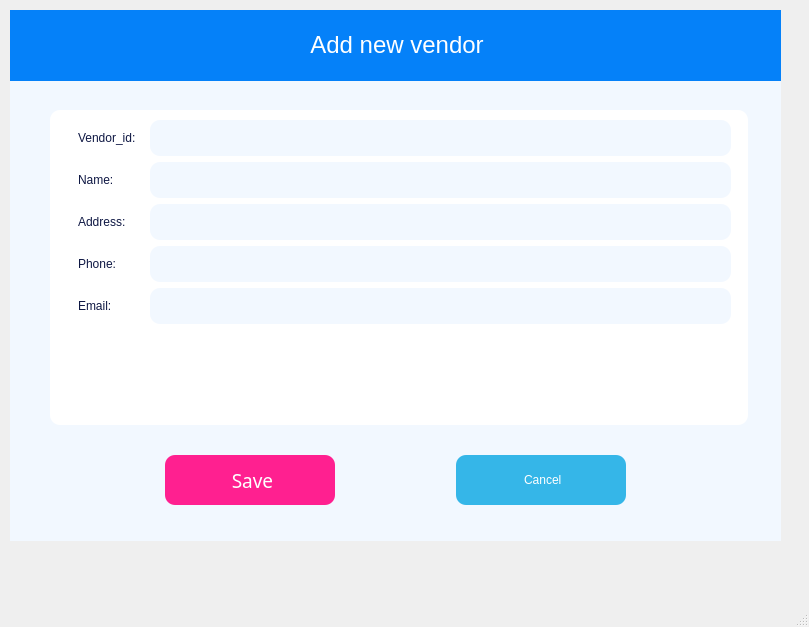
<?xml version="1.0" encoding="UTF-8"?>
<ui version="4.0">
 <class>MainWindowAddAdmin</class>
 <widget class="QMainWindow" name="MainWindowAddAdmin">
  <property name="geometry">
   <rect>
    <x>0</x>
    <y>0</y>
    <width>809</width>
    <height>627</height>
   </rect>
  </property>
  <property name="windowTitle">
   <string>Add new admin</string>
  </property>
  <widget class="QWidget" name="centralwidget">
   <widget class="QGroupBox" name="groupBox">
    <property name="geometry">
     <rect>
      <x>50</x>
      <y>110</y>
      <width>698</width>
      <height>315</height>
     </rect>
    </property>
    <property name="maximumSize">
     <size>
      <width>100000</width>
      <height>700</height>
     </size>
    </property>
    <property name="styleSheet">
     <string notr="true">padding: 5px;
border-radius: 10px;
background-color: rgb(255, 255, 255);
color: rgb(77, 77, 77);
font: 25 12pt &quot;Montserrat Light&quot;;</string>
    </property>
    <property name="title">
     <string/>
    </property>
    <widget class="QWidget" name="formLayoutWidget">
     <property name="geometry">
      <rect>
       <x>20</x>
       <y>10</y>
       <width>661</width>
       <height>295</height>
      </rect>
     </property>
     <layout class="QFormLayout" name="formLayout">
      <item row="0" column="0">
       <widget class="QLabel" name="label_2">
        <property name="styleSheet">
         <string notr="true">color: rgb(14, 23, 67);
font: 57 12pt &quot;Montserrat Medium&quot;;</string>
        </property>
        <property name="text">
         <string>Vendor_id:</string>
        </property>
       </widget>
      </item>
      <item row="1" column="0">
       <widget class="QLabel" name="label_3">
        <property name="styleSheet">
         <string notr="true">color: rgb(14, 23, 67);
font: 57 12pt &quot;Montserrat Medium&quot;;</string>
        </property>
        <property name="text">
         <string>Name:</string>
        </property>
       </widget>
      </item>
      <item row="2" column="0">
       <widget class="QLabel" name="label_4">
        <property name="styleSheet">
         <string notr="true">color: rgb(14, 23, 67);
font: 57 12pt &quot;Montserrat Medium&quot;;</string>
        </property>
        <property name="text">
         <string>Address:</string>
        </property>
       </widget>
      </item>
      <item row="3" column="0">
       <widget class="QLabel" name="label_5">
        <property name="styleSheet">
         <string notr="true">color: rgb(14, 23, 67);
font: 57 12pt &quot;Montserrat Medium&quot;;</string>
        </property>
        <property name="text">
         <string>Phone:</string>
        </property>
       </widget>
      </item>
      <item row="4" column="0">
       <widget class="QLabel" name="label_6">
        <property name="styleSheet">
         <string notr="true">color: rgb(14, 23, 67);
font: 57 12pt &quot;Montserrat Medium&quot;;</string>
        </property>
        <property name="text">
         <string>Email:</string>
        </property>
       </widget>
      </item>
      <item row="0" column="1">
       <widget class="QLineEdit" name="lineEditVendorID">
        <property name="styleSheet">
         <string notr="true">background-color: rgb(242, 248, 255);
color: rgb(14, 23, 67);
font: 57 12pt &quot;Montserrat Medium&quot;;
padding: 10px;</string>
        </property>
        <property name="frame">
         <bool>false</bool>
        </property>
       </widget>
      </item>
      <item row="1" column="1">
       <widget class="QLineEdit" name="lineEditName">
        <property name="styleSheet">
         <string notr="true">background-color: rgb(242, 248, 255);
color: rgb(14, 23, 67);
font: 57 12pt &quot;Montserrat Medium&quot;;
padding: 10px;</string>
        </property>
       </widget>
      </item>
      <item row="2" column="1">
       <widget class="QLineEdit" name="lineEditAddress">
        <property name="styleSheet">
         <string notr="true">background-color: rgb(242, 248, 255);
color: rgb(14, 23, 67);
font: 57 12pt &quot;Montserrat Medium&quot;;
padding: 10px;</string>
        </property>
       </widget>
      </item>
      <item row="3" column="1">
       <widget class="QLineEdit" name="lineEditPhone">
        <property name="styleSheet">
         <string notr="true">background-color: rgb(242, 248, 255);
color: rgb(14, 23, 67);
font: 57 12pt &quot;Montserrat Medium&quot;;
padding: 10px;</string>
        </property>
       </widget>
      </item>
      <item row="4" column="1">
       <widget class="QLineEdit" name="lineEditEmail">
        <property name="styleSheet">
         <string notr="true">background-color: rgb(242, 248, 255);
color: rgb(14, 23, 67);
font: 57 12pt &quot;Montserrat Medium&quot;;
padding: 10px;</string>
        </property>
       </widget>
      </item>
     </layout>
    </widget>
   </widget>
   <widget class="QLabel" name="label_8">
    <property name="geometry">
     <rect>
      <x>10</x>
      <y>10</y>
      <width>771</width>
      <height>531</height>
     </rect>
    </property>
    <property name="styleSheet">
     <string notr="true">background-color: rgb(242, 248, 255);</string>
    </property>
    <property name="text">
     <string/>
    </property>
   </widget>
   <widget class="QLabel" name="label">
    <property name="geometry">
     <rect>
      <x>10</x>
      <y>10</y>
      <width>771</width>
      <height>71</height>
     </rect>
    </property>
    <property name="styleSheet">
     <string notr="true">  background-color: #0581F9;
font: 75 24pt &quot;CocogooseProTrial Bold&quot;;
    padding: 5px;

	color: rgb(255, 255, 255);
</string>
    </property>
    <property name="text">
     <string>&lt;html&gt;&lt;head/&gt;&lt;body&gt;&lt;p align=&quot;center&quot;&gt;&lt;span style=&quot; font-size:18pt;&quot;&gt;Add new vendor&lt;/span&gt;&lt;/p&gt;&lt;/body&gt;&lt;/html&gt;</string>
    </property>
   </widget>
   <widget class="QWidget" name="horizontalLayoutWidget">
    <property name="geometry">
     <rect>
      <x>50</x>
      <y>440</y>
      <width>691</width>
      <height>80</height>
     </rect>
    </property>
    <layout class="QHBoxLayout" name="horizontalLayout">
     <item>
      <widget class="QPushButton" name="pushButtonSave">
       <property name="maximumSize">
        <size>
         <width>170</width>
         <height>50</height>
        </size>
       </property>
       <property name="font">
        <font>
         <family>Montserrat Medium</family>
         <pointsize>14</pointsize>
         <weight>7</weight>
         <italic>false</italic>
         <bold>false</bold>
        </font>
       </property>
       <property name="toolTip">
        <string>&lt;html&gt;&lt;head/&gt;&lt;body&gt;&lt;p&gt;&lt;span style=&quot; font-size:12pt; color:#ff2090;&quot;&gt;New&lt;/span&gt;&lt;/p&gt;&lt;/body&gt;&lt;/html&gt;</string>
       </property>
       <property name="toolTipDuration">
        <number>-1</number>
       </property>
       <property name="styleSheet">
        <string notr="true">QPushButton {
    background-color: #FF2090; /* Màu nền mặc định */

    border-radius: 10px; 
    padding: 5px;
 
	font: 57 14pt &quot;Montserrat Medium&quot;;
	color: rgb(255, 255, 255);
}

QPushButton:hover {
    background-color: #FFA2D1; /* Màu khi di chuột */  
}

QPushButton:pressed {
    background-color: #FF2090; /* Màu khi nhấn */
}

QPushButton:focus {
    border: 5px solid #FFA2D1; /* Viền khi nút được focus */ 
}



</string>
       </property>
       <property name="text">
        <string> Save</string>
       </property>
       <property name="icon">
        <iconset>
         <normaloff>../../RESOURCE/ICON/1.png</normaloff>../../RESOURCE/ICON/1.png</iconset>
       </property>
       <property name="iconSize">
        <size>
         <width>30</width>
         <height>30</height>
        </size>
       </property>
      </widget>
     </item>
     <item>
      <widget class="QPushButton" name="pushButtonCancel">
       <property name="maximumSize">
        <size>
         <width>170</width>
         <height>50</height>
        </size>
       </property>
       <property name="toolTip">
        <string>&lt;html&gt;&lt;head/&gt;&lt;body&gt;&lt;p&gt;&lt;span style=&quot; font-size:12pt; color:#35b6e8;&quot;&gt;Edit&lt;/span&gt;&lt;/p&gt;&lt;/body&gt;&lt;/html&gt;</string>
       </property>
       <property name="styleSheet">
        <string notr="true">QPushButton {
    background-color: #35B6E8; /* Màu nền mặc định */

    border-radius: 10px; 
    padding: 5px;
 
	font: 57 14pt &quot;Montserrat Medium&quot;;
	color: rgb(255, 255, 255);

}

QPushButton:hover {
    background-color: #A3E3FC; /* Màu khi di chuột */  

}

QPushButton:pressed {
    background-color: #35B6E8; /* Màu khi nhấn */
}

QPushButton:focus {
    border: 5px solid #A3E3FC; /* Viền khi nút được focus */ 
}
</string>
       </property>
       <property name="text">
        <string> Cancel</string>
       </property>
       <property name="icon">
        <iconset>
         <normaloff>../../RESOURCE/ICON/cancel.png</normaloff>../../RESOURCE/ICON/cancel.png</iconset>
       </property>
       <property name="iconSize">
        <size>
         <width>30</width>
         <height>30</height>
        </size>
       </property>
      </widget>
     </item>
    </layout>
   </widget>
   <zorder>label_8</zorder>
   <zorder>groupBox</zorder>
   <zorder>label</zorder>
   <zorder>horizontalLayoutWidget</zorder>
  </widget>
  <widget class="QMenuBar" name="menubar">
   <property name="geometry">
    <rect>
     <x>0</x>
     <y>0</y>
     <width>809</width>
     <height>26</height>
    </rect>
   </property>
  </widget>
  <widget class="QStatusBar" name="statusbar"/>
 </widget>
 <resources/>
 <connections/>
</ui>
